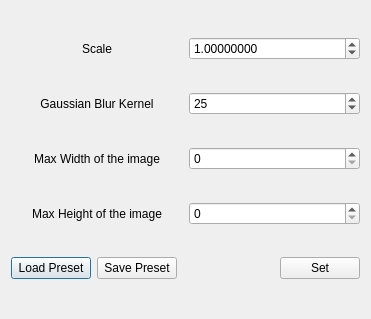
<?xml version="1.0" encoding="UTF-8"?>
<ui version="4.0">
 <class>Dialog</class>
 <widget class="QDialog" name="Dialog">
  <property name="geometry">
   <rect>
    <x>0</x>
    <y>0</y>
    <width>371</width>
    <height>319</height>
   </rect>
  </property>
  <property name="sizePolicy">
   <sizepolicy hsizetype="Fixed" vsizetype="Fixed">
    <horstretch>0</horstretch>
    <verstretch>0</verstretch>
   </sizepolicy>
  </property>
  <property name="minimumSize">
   <size>
    <width>371</width>
    <height>319</height>
   </size>
  </property>
  <property name="maximumSize">
   <size>
    <width>371</width>
    <height>319</height>
   </size>
  </property>
  <property name="windowTitle">
   <string>Settings</string>
  </property>
  <layout class="QVBoxLayout" name="verticalLayout">
   <item>
    <layout class="QHBoxLayout" name="horizontalLayout">
     <item>
      <widget class="QLabel" name="label">
       <property name="toolTip">
        <string>Distance to pixel ratio</string>
       </property>
       <property name="text">
        <string>Scale</string>
       </property>
       <property name="alignment">
        <set>Qt::AlignCenter</set>
       </property>
      </widget>
     </item>
     <item>
      <widget class="QDoubleSpinBox" name="scale_box">
       <property name="decimals">
        <number>8</number>
       </property>
       <property name="value">
        <double>1.000000000000000</double>
       </property>
      </widget>
     </item>
    </layout>
   </item>
   <item>
    <layout class="QHBoxLayout" name="horizontalLayout_2">
     <item>
      <widget class="QLabel" name="label_2">
       <property name="text">
        <string>Gaussian Blur Kernel</string>
       </property>
       <property name="alignment">
        <set>Qt::AlignCenter</set>
       </property>
      </widget>
     </item>
     <item>
      <widget class="QSpinBox" name="gaussian_box">
       <property name="minimum">
        <number>3</number>
       </property>
       <property name="singleStep">
        <number>2</number>
       </property>
       <property name="value">
        <number>25</number>
       </property>
      </widget>
     </item>
    </layout>
   </item>
   <item>
    <layout class="QHBoxLayout" name="horizontalLayout_3">
     <item>
      <widget class="QLabel" name="label_3">
       <property name="toolTip">
        <string>Set 0 if width is not to be cropped</string>
       </property>
       <property name="text">
        <string>Max Width of the image</string>
       </property>
       <property name="alignment">
        <set>Qt::AlignCenter</set>
       </property>
      </widget>
     </item>
     <item>
      <widget class="QSpinBox" name="img_width_box">
       <property name="minimum">
        <number>0</number>
       </property>
       <property name="maximum">
        <number>1000</number>
       </property>
       <property name="value">
        <number>0</number>
       </property>
      </widget>
     </item>
    </layout>
   </item>
   <item>
    <layout class="QHBoxLayout" name="horizontalLayout_4">
     <item>
      <widget class="QLabel" name="label_4">
       <property name="toolTip">
        <string>Set 0 if height is not to be cropped</string>
       </property>
       <property name="text">
        <string>Max Height of the image</string>
       </property>
       <property name="alignment">
        <set>Qt::AlignCenter</set>
       </property>
      </widget>
     </item>
     <item>
      <widget class="QSpinBox" name="img_height_box">
       <property name="minimum">
        <number>0</number>
       </property>
       <property name="maximum">
        <number>1000</number>
       </property>
       <property name="value">
        <number>0</number>
       </property>
      </widget>
     </item>
    </layout>
   </item>
   <item>
    <layout class="QHBoxLayout" name="horizontalLayout_5">
     <item>
      <widget class="QPushButton" name="load_button">
       <property name="text">
        <string>Load Preset</string>
       </property>
      </widget>
     </item>
     <item>
      <widget class="QPushButton" name="save_button">
       <property name="text">
        <string>Save Preset</string>
       </property>
      </widget>
     </item>
     <item>
      <spacer name="horizontalSpacer">
       <property name="orientation">
        <enum>Qt::Horizontal</enum>
       </property>
       <property name="sizeHint" stdset="0">
        <size>
         <width>40</width>
         <height>20</height>
        </size>
       </property>
      </spacer>
     </item>
     <item>
      <widget class="QPushButton" name="set_button">
       <property name="text">
        <string>Set</string>
       </property>
      </widget>
     </item>
    </layout>
   </item>
  </layout>
 </widget>
 <resources/>
 <connections/>
</ui>
